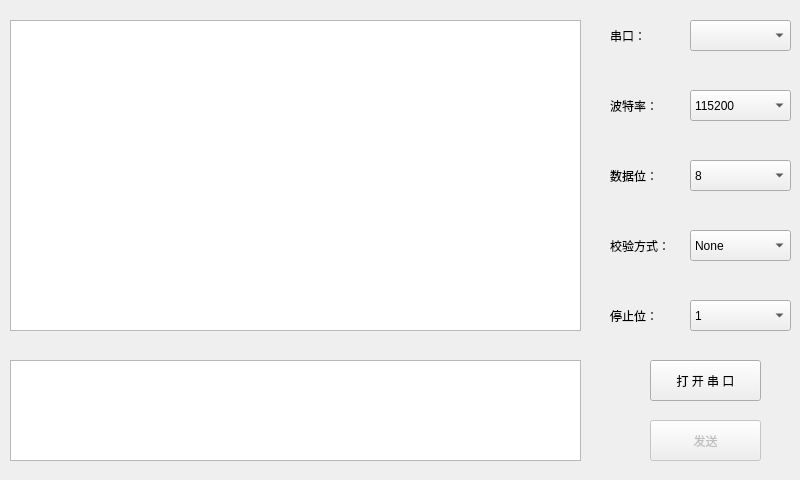
<?xml version="1.0" encoding="UTF-8"?>
<ui version="4.0">
 <class>MySerial</class>
 <widget class="QWidget" name="MySerial">
  <property name="geometry">
   <rect>
    <x>0</x>
    <y>0</y>
    <width>800</width>
    <height>480</height>
   </rect>
  </property>
  <property name="windowTitle">
   <string>MySerial</string>
  </property>
  <widget class="QLabel" name="label_port">
   <property name="geometry">
    <rect>
     <x>610</x>
     <y>20</y>
     <width>61</width>
     <height>31</height>
    </rect>
   </property>
   <property name="text">
    <string>串口：</string>
   </property>
  </widget>
  <widget class="QComboBox" name="comboBox_port">
   <property name="geometry">
    <rect>
     <x>690</x>
     <y>20</y>
     <width>101</width>
     <height>31</height>
    </rect>
   </property>
  </widget>
  <widget class="QLabel" name="label_baudrate">
   <property name="geometry">
    <rect>
     <x>610</x>
     <y>90</y>
     <width>61</width>
     <height>31</height>
    </rect>
   </property>
   <property name="text">
    <string>波特率：</string>
   </property>
  </widget>
  <widget class="QComboBox" name="comboBox_baudrate">
   <property name="geometry">
    <rect>
     <x>690</x>
     <y>90</y>
     <width>101</width>
     <height>31</height>
    </rect>
   </property>
   <item>
    <property name="text">
     <string>115200</string>
    </property>
   </item>
   <item>
    <property name="text">
     <string>2400</string>
    </property>
   </item>
   <item>
    <property name="text">
     <string>4800</string>
    </property>
   </item>
   <item>
    <property name="text">
     <string>9600</string>
    </property>
   </item>
   <item>
    <property name="text">
     <string>38400</string>
    </property>
   </item>
  </widget>
  <widget class="QLabel" name="label_databits">
   <property name="geometry">
    <rect>
     <x>610</x>
     <y>160</y>
     <width>61</width>
     <height>31</height>
    </rect>
   </property>
   <property name="text">
    <string>数据位：</string>
   </property>
  </widget>
  <widget class="QComboBox" name="comboBox_databits">
   <property name="geometry">
    <rect>
     <x>690</x>
     <y>160</y>
     <width>101</width>
     <height>31</height>
    </rect>
   </property>
   <item>
    <property name="text">
     <string>8</string>
    </property>
   </item>
   <item>
    <property name="text">
     <string>5</string>
    </property>
   </item>
   <item>
    <property name="text">
     <string>6</string>
    </property>
   </item>
   <item>
    <property name="text">
     <string>7</string>
    </property>
   </item>
  </widget>
  <widget class="QLabel" name="label_parity">
   <property name="geometry">
    <rect>
     <x>610</x>
     <y>230</y>
     <width>61</width>
     <height>31</height>
    </rect>
   </property>
   <property name="text">
    <string>校验方式：</string>
   </property>
  </widget>
  <widget class="QComboBox" name="comboBox_parity">
   <property name="geometry">
    <rect>
     <x>690</x>
     <y>230</y>
     <width>101</width>
     <height>31</height>
    </rect>
   </property>
   <item>
    <property name="text">
     <string>None</string>
    </property>
   </item>
   <item>
    <property name="text">
     <string>Odd</string>
    </property>
   </item>
   <item>
    <property name="text">
     <string>Even</string>
    </property>
   </item>
  </widget>
  <widget class="QLabel" name="label_stopbits">
   <property name="geometry">
    <rect>
     <x>610</x>
     <y>300</y>
     <width>61</width>
     <height>31</height>
    </rect>
   </property>
   <property name="text">
    <string>停止位：</string>
   </property>
  </widget>
  <widget class="QComboBox" name="comboBox_stopbits">
   <property name="geometry">
    <rect>
     <x>690</x>
     <y>300</y>
     <width>101</width>
     <height>31</height>
    </rect>
   </property>
   <item>
    <property name="text">
     <string>1</string>
    </property>
   </item>
   <item>
    <property name="text">
     <string>1.5</string>
    </property>
   </item>
   <item>
    <property name="text">
     <string>2</string>
    </property>
   </item>
  </widget>
  <widget class="QPushButton" name="pushButton_open">
   <property name="geometry">
    <rect>
     <x>650</x>
     <y>360</y>
     <width>111</width>
     <height>41</height>
    </rect>
   </property>
   <property name="text">
    <string>打 开 串 口</string>
   </property>
  </widget>
  <widget class="QPushButton" name="pushButton_send">
   <property name="enabled">
    <bool>false</bool>
   </property>
   <property name="geometry">
    <rect>
     <x>650</x>
     <y>420</y>
     <width>111</width>
     <height>41</height>
    </rect>
   </property>
   <property name="text">
    <string>发送</string>
   </property>
  </widget>
  <widget class="QTextBrowser" name="textBrowser">
   <property name="geometry">
    <rect>
     <x>10</x>
     <y>20</y>
     <width>571</width>
     <height>311</height>
    </rect>
   </property>
  </widget>
  <widget class="QTextEdit" name="textEdit">
   <property name="geometry">
    <rect>
     <x>10</x>
     <y>360</y>
     <width>571</width>
     <height>101</height>
    </rect>
   </property>
  </widget>
 </widget>
 <resources/>
 <connections/>
</ui>
